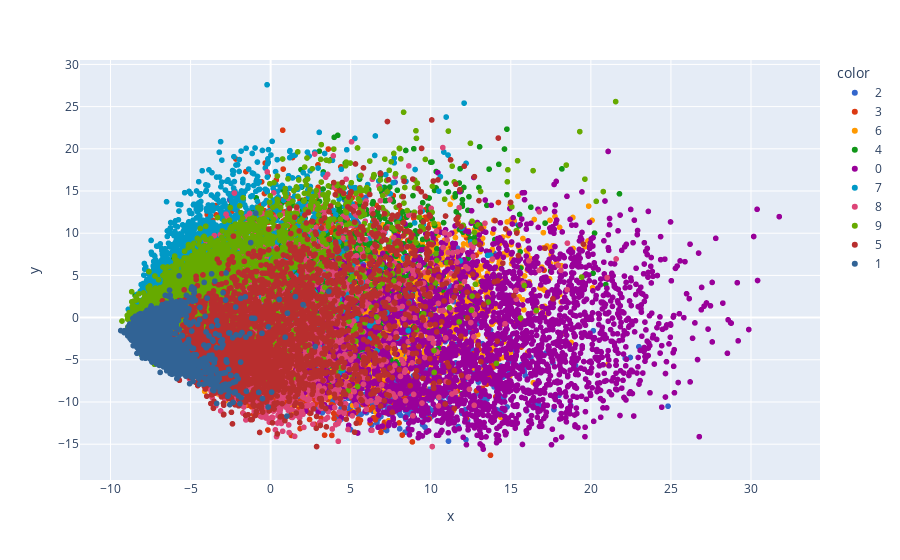

The notebook cell this image was saved under:
### Markdown cell above
# Thus the prediction is made 6.28 seconds faster by reducing the dimension to 100 from 784.

### Code cell
# Visualizing the data.

import plotly.express as px
Y_train_pca = Y_train.astype(str)
fig = px.scatter(x = X_train_pca[:, 0], y = X_train_pca[:, 1], color = Y_train_pca, color_discrete_sequence = px.colors.qualitative.G10)
fig.show()

### Figure 1 — Plotly figure (JSON) as saved in the notebook; plotly's stock layout.template omitted (floating-point values rounded to 4 significant figures; data arrays with more than 128 entries replaced by an {"elided": "..."} marker saying what was removed)
{"data": [{"hovertemplate": "color=2<br>x=%{x}<br>y=%{y}<extra></extra>", "legendgroup": "2", "marker": {"color": "#3366CC", "symbol": "circle"}, "mode": "markers", "name": "2", "showlegend": true, "type": "scattergl", "x": {"elided": "3342 float values"}, "xaxis": "x", "y": {"elided": "3342 float values"}, "yaxis": "y"}, {"hovertemplate": "color=3<br>x=%{x}<br>y=%{y}<extra></extra>", "legendgroup": "3", "marker": {"color": "#DC3912", "symbol": "circle"}, "mode": "markers", "name": "3", "showlegend": true, "type": "scattergl", "x": {"elided": "3481 float values"}, "xaxis": "x", "y": {"elided": "3481 float values"}, "yaxis": "y"}, {"hovertemplate": "color=6<br>x=%{x}<br>y=%{y}<extra></extra>", "legendgroup": "6", "marker": {"color": "#FF9900", "symbol": "circle"}, "mode": "markers", "name": "6", "showlegend": true, "type": "scattergl", "x": {"elided": "3310 float values"}, "xaxis": "x", "y": {"elided": "3310 float values"}, "yaxis": "y"}, {"hovertemplate": "color=4<br>x=%{x}<br>y=%{y}<extra></extra>", "legendgroup": "4", "marker": {"color": "#109618", "symbol": "circle"}, "mode": "markers", "name": "4", "showlegend": true, "type": "scattergl", "x": {"elided": "3258 float values"}, "xaxis": "x", "y": {"elided": "3258 float values"}, "yaxis": "y"}, {"hovertemplate": "color=0<br>x=%{x}<br>y=%{y}<extra></extra>", "legendgroup": "0", "marker": {"color": "#990099", "symbol": "circle"}, "mode": "markers", "name": "0", "showlegend": true, "type": "scattergl", "x": {"elided": "3305 float values"}, "xaxis": "x", "y": {"elided": "3305 float values"}, "yaxis": "y"}, {"hovertemplate": "color=7<br>x=%{x}<br>y=%{y}<extra></extra>", "legendgroup": "7", "marker": {"color": "#0099C6", "symbol": "circle"}, "mode": "markers", "name": "7", "showlegend": true, "type": "scattergl", "x": {"elided": "3521 float values"}, "xaxis": "x", "y": {"elided": "3521 float values"}, "yaxis": "y"}, {"hovertemplate": "color=8<br>x=%{x}<br>y=%{y}<extra></extra>", "legendgroup": "8", "marker": {"color": "#DD4477", "symbol": "circle"}, "mode": "markers", "name": "8", "showlegend": true, "type": "scattergl", "x": {"elided": "3250 float values"}, "xaxis": "x", "y": {"elided": "3250 float values"}, "yaxis": "y"}, {"hovertemplate": "color=9<br>x=%{x}<br>y=%{y}<extra></extra>", "legendgroup": "9", "marker": {"color": "#66AA00", "symbol": "circle"}, "mode": "markers", "name": "9", "showlegend": true, "type": "scattergl", "x": {"elided": "3350 float values"}, "xaxis": "x", "y": {"elided": "3350 float values"}, "yaxis": "y"}, {"hovertemplate": "color=5<br>x=%{x}<br>y=%{y}<extra></extra>", "legendgroup": "5", "marker": {"color": "#B82E2E", "symbol": "circle"}, "mode": "markers", "name": "5", "showlegend": true, "type": "scattergl", "x": {"elided": "3036 float values"}, "xaxis": "x", "y": {"elided": "3036 float values"}, "yaxis": "y"}, {"hovertemplate": "color=1<br>x=%{x}<br>y=%{y}<extra></extra>", "legendgroup": "1", "marker": {"color": "#316395", "symbol": "circle"}, "mode": "markers", "name": "1", "showlegend": true, "type": "scattergl", "x": {"elided": "3747 float values"}, "xaxis": "x", "y": {"elided": "3747 float values"}, "yaxis": "y"}], "layout": {"legend": {"title": {"text": "color"}, "tracegroupgap": 0}, "margin": {"t": 60}, "xaxis": {"anchor": "y", "domain": [0, 1], "title": {"text": "x"}}, "yaxis": {"anchor": "x", "domain": [0, 1], "title": {"text": "y"}}}}
